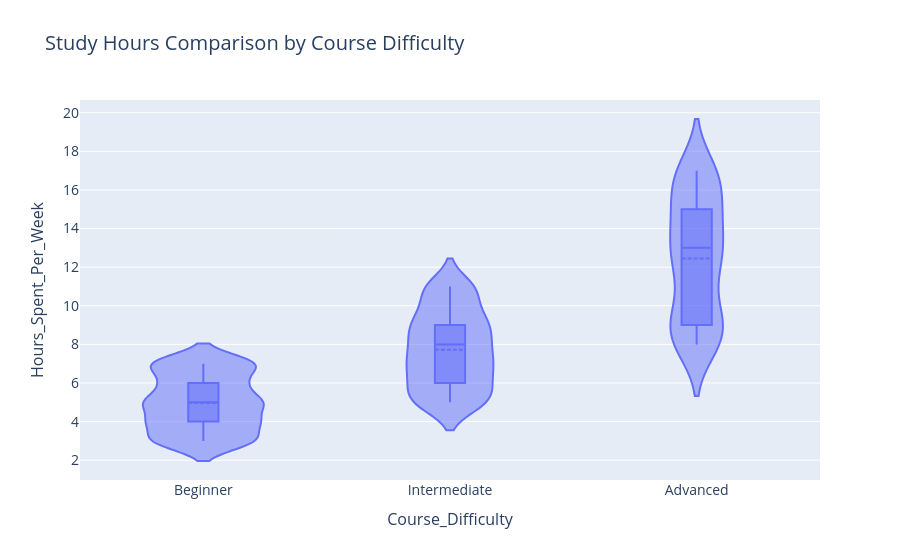

The code cell stored with this chart in its notebook:
### Code cell
df = pd.read_csv("online_learning_platform_dataset.csv")

fig = px.violin(
    df,
    x="Course_Difficulty",
    y="Hours_Spent_Per_Week",
    title="Study Hours Comparison by Course Difficulty"
)

fig.update_traces(
    box_visible=True,
    meanline_visible=True
)

fig.update_xaxes(
    tickfont=dict(size=14),
    title_font=dict(size=16)
)

fig.update_yaxes(
    tickfont=dict(size=14),
    title_font=dict(size=16)
)

fig.update_layout(
    title_font=dict(size=20)
)

fig.show()

### Figure 1 — Plotly figure (JSON) as saved in the notebook; plotly's stock layout.template omitted (floating-point values rounded to 4 significant figures; data arrays with more than 128 entries replaced by an {"elided": "..."} marker saying what was removed)
{"data": [{"alignmentgroup": "True", "box": {"visible": true}, "hovertemplate": "Course_Difficulty=%{x}<br>Hours_Spent_Per_Week=%{y}<extra></extra>", "legendgroup": "", "marker": {"color": "#636efa"}, "meanline": {"visible": true}, "name": "", "offsetgroup": "", "orientation": "v", "scalegroup": "True", "showlegend": false, "type": "violin", "x": {"elided": "500 str values"}, "x0": " ", "xaxis": "x", "y": {"elided": "500 int values"}, "y0": " ", "yaxis": "y"}], "layout": {"legend": {"tracegroupgap": 0}, "title": {"font": {"size": 20}, "text": "Study Hours Comparison by Course Difficulty"}, "violinmode": "group", "xaxis": {"anchor": "y", "domain": [0, 1], "tickfont": {"size": 14}, "title": {"font": {"size": 16}, "text": "Course_Difficulty"}}, "yaxis": {"anchor": "x", "domain": [0, 1], "tickfont": {"size": 14}, "title": {"font": {"size": 16}, "text": "Hours_Spent_Per_Week"}}}}
